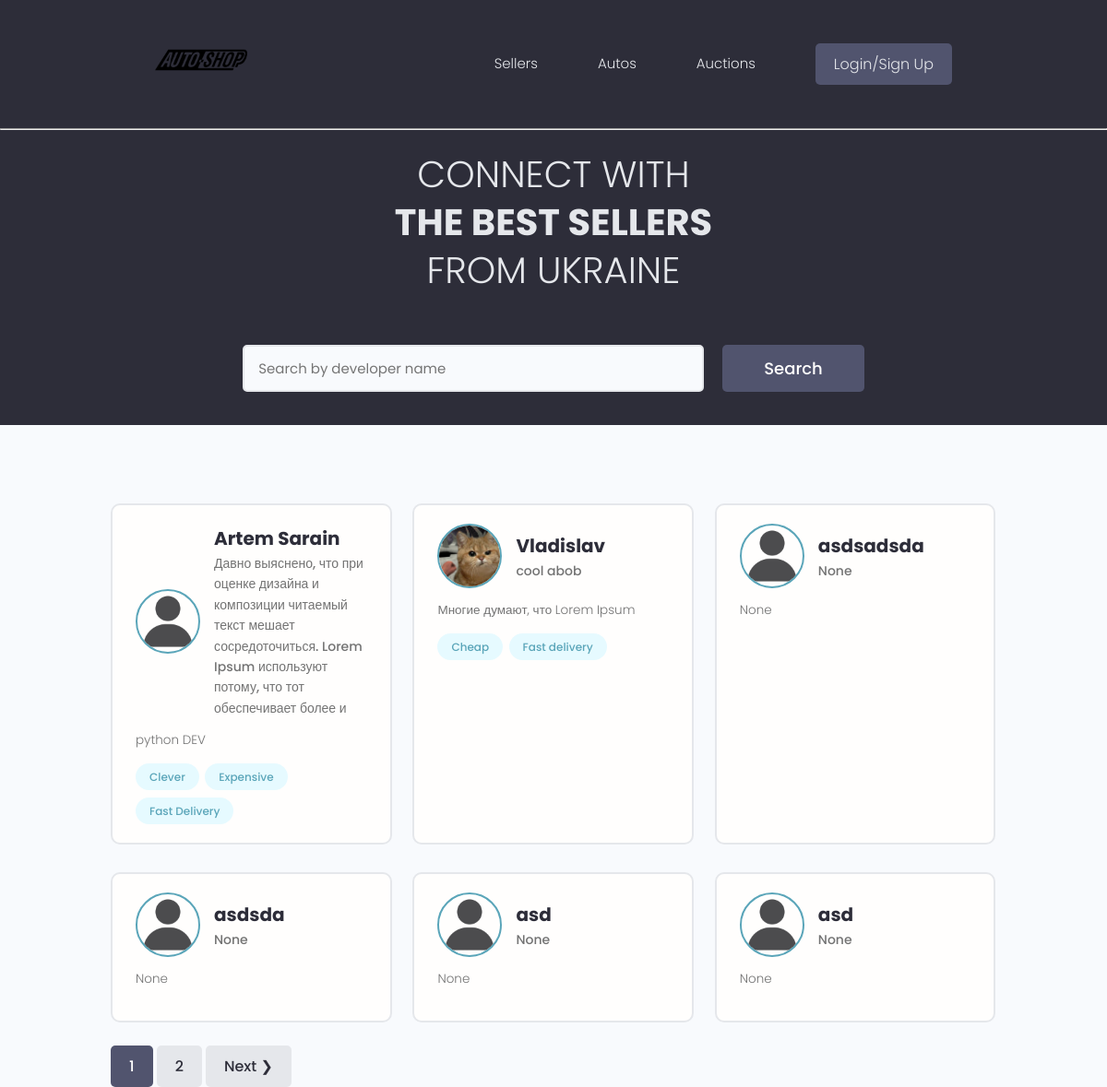
/users/, run on an earlier commit of the app's database.
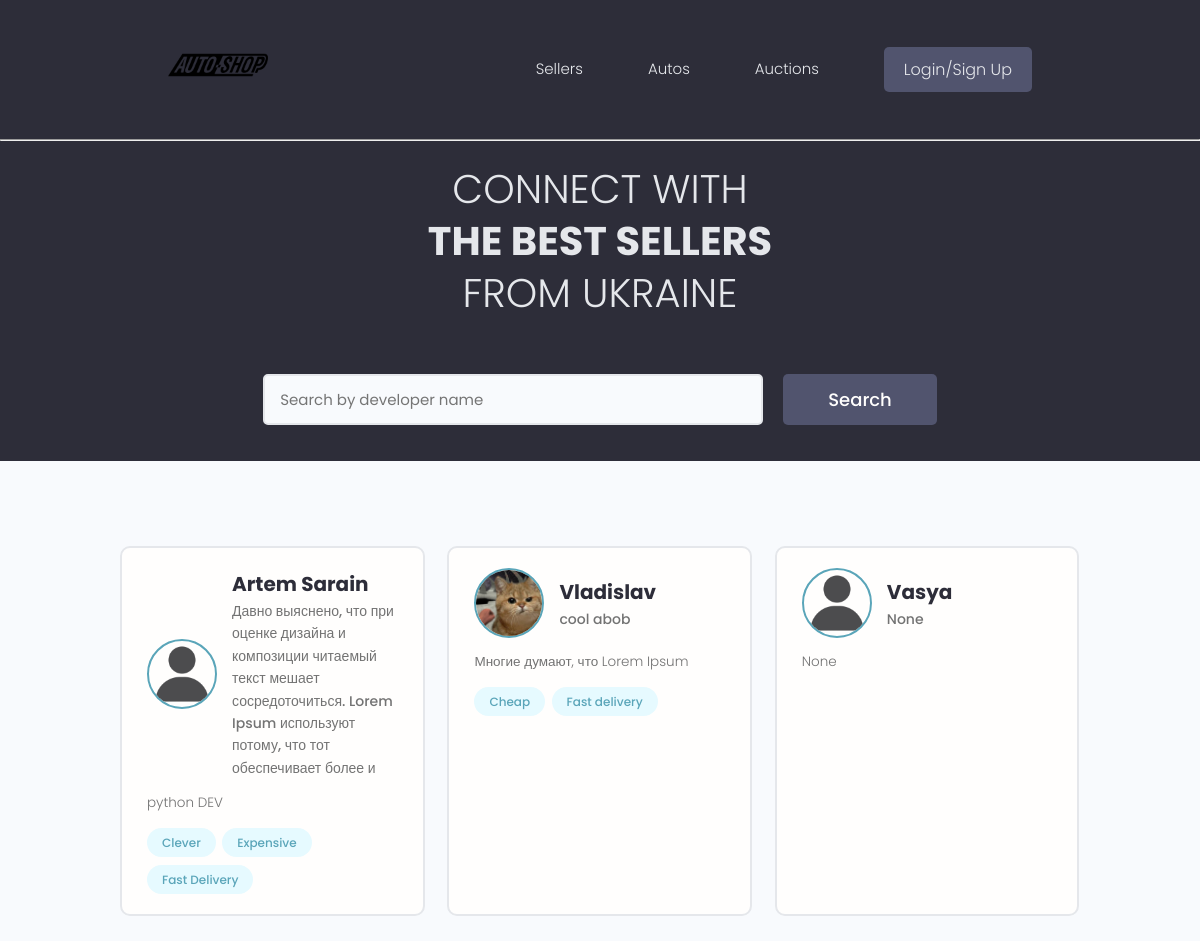
And on a later commit of the database.
### users/models.py (models this page shows, shortened)
class Profile(models.Model):
    id = models.BigAutoField(primary_key=True)
    user = models.OneToOneField(User, on_delete=models.CASCADE)
    name = models.CharField(max_length=50, null=True, blank=True)
    email = models.EmailField(max_length=254, default="default@example.com")
    username = models.CharField(max_length=50, null=True, blank=True)
    shortbio = models.CharField(max_length=100, null=True, blank=True)
    bio = models.TextField(null=True, blank=True)
    profile_image = models.ImageField(null=True, blank=True, default="profiles/default-user.png", upload_to='profiles/')
    location = models.CharField(max_length=200)
    social_telegram = models.CharField(max_length=500, null=True, blank=True)
    social_youtube = models.CharField(max_length=500, null=True, blank=True)
    vote_total = models.IntegerField(default=0, null=True, blank=True)
    vote_ratio = models.IntegerField(default=0, null=True, blank=True)
    created = models.DateTimeField(auto_now_add=True)
    @property
    def imageURL(self):
        try:
            url = self.profile_image.url
        except:
            url = ''
        return url

class Advantage(models.Model):
    owner = models.ForeignKey(Profile, on_delete=models.CASCADE, null=True, blank=True)
    name = models.CharField(max_length=100)
    description = models.CharField(max_length=300, null=True, blank=True)
    id = models.BigAutoField(primary_key=True)
    created = models.DateTimeField(auto_now_add=True)
    def __str__(self):
        return self.name

### users/views.py (the view)
# urls.py: path('', views.profiles, name='profiles'),
def profiles(request):
    logger.info("Відкрито сторінку профілів.")
    profiles, search_query = searchProfile(request)
    profiles = Profile.objects.all().order_by('id')
    custom_range, profiles = paginateProfiles(request, profiles, 6)
    logger.info(f"Пошук профілів завершено. Кількість знайдених: {len(profiles)}.")
    contex = {'profiles': profiles, "search_query": search_query, "custom_range": custom_range}
    return render(request, 'users/profiles.html', contex)

### users/utils.py (called while the page is built)
def searchProfile(request):
    search_query = ""
    if request.GET.get("search_query"):
        search_query = request.GET.get("search_query")
    advantages = Advantage.objects.filter(name__icontains=search_query)
    profiles = Profile.objects.distinct().filter(
        Q(name__icontains=search_query) |
        Q(shortbio__icontains=search_query) |
        Q(bio__icontains=search_query) |
        Q(advantage__in=advantages)
    )
    return profiles, search_query

def paginateProfiles(request, profiles, result):
    page = request.GET.get("page")
    paginator = Paginator(profiles, result)
    try:
        profiles = paginator.page(page)
    except PageNotAnInteger:
        page = 1
        profiles = paginator.page(page)
    except EmptyPage:
        page = paginator.num_pages
        profiles = paginator.page(page)
    left_index = (int(page) - 4)
    if left_index < 1:
        left_index = 1
    right_index = (int(page) + 5)
    if right_index > paginator.num_pages:
        right_index = paginator.num_pages + 1
    custom_range = range(left_index, right_index)
    return custom_range, profiles

### users/templates/users/profiles.html (shortened to what this page needs)
{% extends 'main.html' %}
{% block content %}
  <main class="home">
    <section class="hero-section text-center">
      <div class="container container--narrow">
        <div class="hero-section__box">
          <h2>CONNECT WITH</h2>
          <h2><span>THE BEST SELLERS</span></h2>
          <h2>FROM UKRAINE</h2>
        </div>
        <div class="hero-section__search">
          <form id="searchForm" class="form" action="{% url 'profiles' %}" method="get">
            <div class="form__field">
              <input class="input input--text" id="formInput#search" type="text" name="search_query"
                value="{{search_query}}" placeholder="Search by developer name" />
            </div>
            <input class="btn btn--sub btn--lg" type="submit" value="Search" />
          </form>
        </div>
      </div>
    </section>
    <section class="devlist">
      <div class="container">
        <div class="grid grid--three">
          {% for profile in profiles %}
          <div class="column card">
            <div class="dev">
              <a href="{% url 'user-profile' profile.id %}" class="card__body">
                <div class="dev__profile">
                  <img class="avatar avatar--md" src="{{profile.imageURL}}" alt="image" />
                  <div class="dev__meta">
                    <h3>{{profile.name}}</h3>
                    <h5>{{profile.bio|slice:"150"}}</h5>
                  </div>
                </div>
                <p class="dev__info">{{profile.shortbio}}</p>
                <div class="dev__skills">
                  {% for adv in profile.advantage_set.all|slice:"5" %}
                  <span class="tag tag--pill tag--main">
                    <small>{{adv}}</small>
                  </span>
                  {% endfor %}
                </div>
              </a>
            </div>
          </div>
          {% endfor %}
        </div>
      </div>
    </section>
    {% include 'pagination.html' with queryset=profiles custom_range=custom_range %}
  </main>
 {% endblock content %}

What changed in the data, as far as the page shows it:
removed Profile: imageURL (placeholder picture), name "asdsadsda", bio "None", shortbio "None"
removed Profile: imageURL (placeholder picture), name "asdsda", bio "None", shortbio "None"
removed Profile: imageURL (placeholder picture), name "asd", bio "None", shortbio "None"
removed Profile: imageURL (placeholder picture), name "asd", bio "None", shortbio "None"
now on this page (row edited): Profile: imageURL (placeholder picture), name "Vasya", bio "None", shortbio "None"
Also different on the page:
list line gone: "1"
list line gone: "2"
text no longer shown: "Next ❯"
